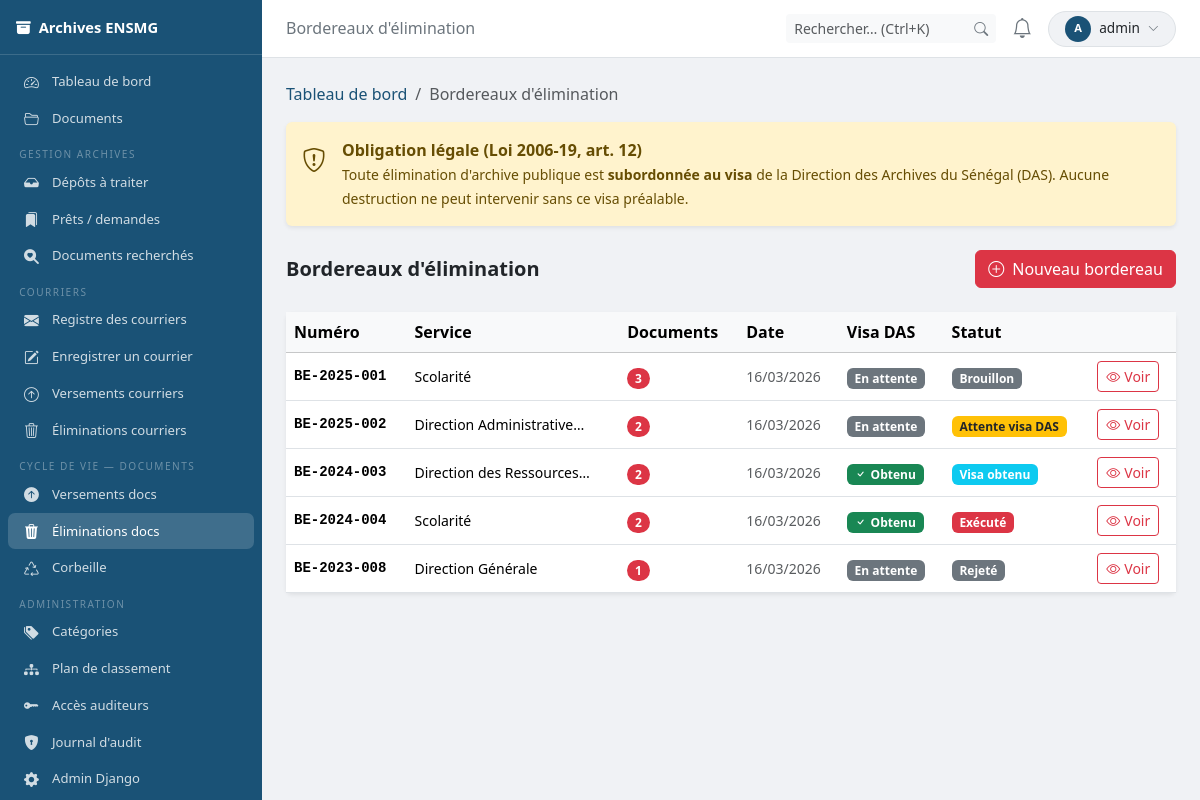
Screenshot of /gestion/eliminations/ (signed in) with the database file from the repository.
### users/models.py (models this page shows, shortened)
class CustomUser(AbstractUser):
    class Role(models.TextChoices):
        ADMIN       = 'ADMIN',      'Administrateur système'
        ARCHIVISTE  = 'ARCHIVISTE', 'Archiviste'
        DIRECTION   = 'DIRECTION',  'Direction'
        PERSONNEL   = 'PERSONNEL',  'Personnel administratif'
        ENSEIGNANT  = 'ENSEIGNANT', 'Enseignant-chercheur'
    role = models.CharField(
        max_length=20,
        choices=Role.choices,
        default=Role.PERSONNEL,
        verbose_name='Rôle',
    )
    departement = models.ForeignKey(
        Departement,
        null=True, blank=True,
        on_delete=models.SET_NULL,
        verbose_name='Département / Service',
        help_text='Service de rattachement de l\'utilisateur.',
    )
    telephone = models.CharField(
        max_length=30,
        blank=True,
        verbose_name='Téléphone',
    )
    class Meta:
        verbose_name        = 'Utilisateur'
        verbose_name_plural = 'Utilisateurs'
        ordering            = ['last_name', 'first_name']

### archives/models.py (models this page shows, shortened)
class BordereauElimination(models.Model):
    class Statut(models.TextChoices):
        BROUILLON     = 'BROUILLON',    'Brouillon'
        EN_VALIDATION = 'EN_VALIDATION','En attente de visa archivistique (DAS)'
        VISA_OBTENU   = 'VISA_OBTENU',  'Visa obtenu — Élimination autorisée'
        EXECUTE       = 'EXECUTE',      'Élimination exécutée'
        REJETE        = 'REJETE',       'Rejeté par la DAS'
    numero             = models.CharField(max_length=30, unique=True, verbose_name='Numéro de bordereau')
    date_creation      = models.DateField(auto_now_add=True, verbose_name='Date de création')
    service_producteur = models.CharField(max_length=200, verbose_name='Service producteur')
    statut             = models.CharField(max_length=20, choices=Statut.choices, default=Statut.BROUILLON, verbose_name='Statut')
    documents          = models.ManyToManyField(Document, related_name='bordereaux_elimination', verbose_name='Documents à éliminer')
    motif              = models.TextField(verbose_name="Motif d'élimination")
    observations       = models.TextField(blank=True, verbose_name='Observations')
    cree_par           = models.ForeignKey(settings.AUTH_USER_MODEL, on_delete=models.SET_NULL, null=True, related_name='bordereaux_elimination_crees', verbose_name='Créé par')
    visa_das           = models.BooleanField(default=False, verbose_name='Visa DAS obtenu', help_text='Visa de la Direction des Archives du Sénégal — obligatoire avant toute élimination')
    date_visa          = models.DateField(null=True, blank=True, verbose_name='Date du visa')
    reference_visa     = models.CharField(max_length=100, blank=True, verbose_name='Référence du visa')
    date_elimination   = models.DateField(null=True, blank=True, verbose_name="Date d'élimination effective")
    class Meta:
        verbose_name        = "Bordereau d'élimination"
        verbose_name_plural = "Bordereaux d'élimination"
        ordering            = ['-date_creation']
    @property
    def nb_documents(self):
        return self.documents.count()

### archives/views.py (the view)
# urls.py: path('gestion/eliminations/', views.admin_bordereaux_elimination, name='admin_bordereaux_elimination'),
@login_required
def admin_bordereaux_elimination(request):
    if not (est_archiviste(request.user) or est_admin(request.user)):
        raise PermissionDenied
    qs = BordereauElimination.objects.select_related('cree_par').order_by('-date_creation')
    docs_a_traiter = Document.objects.filter(
        sort_final='ELIMINATION',
        deleted_at__isnull=True,
    ).exclude(statut__in=['ELIMINE', 'EN_ELIMINATION']).count()
    return render(request, 'archives/admin/bordereaux/elimination_list.html', {
        **_notif_ctx(request),
        'bordereaux':      qs,
        'docs_a_traiter':  docs_a_traiter,
        'breadcrumb': [('Tableau de bord', 'archives:dashboard'), ("Bordereaux d'élimination", None)],
    })

### archives/permissions.py (called while the page is built)
def est_admin(user):
    return user.is_superuser or getattr(user, 'role', None) == CustomUser.Role.ADMIN

def est_archiviste(user):
    return getattr(user, 'role', None) == CustomUser.Role.ARCHIVISTE

def est_direction(user):
    return getattr(user, 'role', None) == CustomUser.Role.DIRECTION

### archives/views.py (called while the page is built)
def _notif_ctx(request):
    user = request.user
    notifs_non_lues = Notification.objects.filter(destinataire=user, lue=False)
    return {
        'nb_notifications': notifs_non_lues.count(),
        'notifs_recentes':  notifs_non_lues.select_related(
            'depot', 'document'
        ).order_by('-date_creation')[:6],
        'nb_messages_non_lus': MessageDestinataire.objects.filter(
            destinataire=user, lu=False, en_corbeille=False
        ).count(),
        'est_gestionnaire': est_archiviste(user) or est_admin(user),
        'est_direction':    est_direction(user),
        'est_admin':        est_admin(user),
        'theme': 'archiviste' if (est_archiviste(user) or est_admin(user)) else 'agent',
    }

### archives/templates/archives/admin/bordereaux/elimination_list.html (shortened to what this page needs)
{% extends "archives/base.html" %}
{% block topbar_title %}Bordereaux d'élimination{% endblock %}
{% block content %}
{% include "archives/_breadcrumb.html" %}
<div class="alert alert-warning border-0 shadow-sm mb-4 d-flex gap-3 align-items-start">
  <i class="bi bi-shield-exclamation fs-4 flex-shrink-0 mt-1"></i>
  <div>
    <strong>Obligation légale (Loi 2006-19, art. 12)</strong><br>
    <small>Toute élimination d'archive publique est <strong>subordonnée au visa</strong> de la Direction des Archives du Sénégal (DAS).
    Aucune destruction ne peut intervenir sans ce visa préalable.</small>
  </div>
</div>
<div class="d-flex justify-content-between align-items-center mb-4">
  <h5 class="mb-0 fw-bold">Bordereaux d'élimination</h5>
  <a href="{% url 'archives:admin_bordereau_elimination_create' %}" class="btn btn-danger">
    <i class="bi bi-plus-circle me-2"></i>Nouveau bordereau
  </a>
</div>
{% if bordereaux %}
<div class="card border-0 shadow-sm">
  <div class="card-body p-0">
    <div class="table-responsive">
      <table class="table table-hover mb-0 align-middle">
        <thead class="table-light">
          <tr>
            <th>Numéro</th><th>Service</th><th>Documents</th>
            <th>Date</th><th>Visa DAS</th><th>Statut</th><th></th>
          </tr>
        </thead>
        <tbody>
        {% for be in bordereaux %}
        <tr>
          <td class="fw-semibold font-monospace small">{{ be.numero }}</td>
          <td class="small">{{ be.service_producteur|truncatechars:25 }}</td>
          <td><span class="badge bg-danger rounded-pill">{{ be.nb_documents }}</span></td>
          <td class="text-muted small">{{ be.date_creation|date:"d/m/Y" }}</td>
          <td>
            {% if be.visa_das %}
              <span class="badge bg-success"><i class="bi bi-check me-1"></i>Obtenu</span>
            {% else %}
              <span class="badge bg-secondary">En attente</span>
            {% endif %}
          </td>
          <td>
            {% if be.statut == 'BROUILLON' %}<span class="badge bg-secondary">Brouillon</span>
            {% elif be.statut == 'EN_VALIDATION' %}<span class="badge bg-warning text-dark">Attente visa DAS</span>
            {% elif be.statut == 'VISA_OBTENU' %}<span class="badge bg-info">Visa obtenu</span>
            {% elif be.statut == 'EXECUTE' %}<span class="badge bg-danger">Exécuté</span>
            {% elif be.statut == 'REJETE' %}<span class="badge bg-secondary">Rejeté</span>
            {% endif %}
          </td>
          <td>
            <a href="{% url 'archives:admin_bordereau_elimination_detail' be.pk %}"
               class="btn btn-sm btn-outline-danger">
              <i class="bi bi-eye me-1"></i>Voir
            </a>
          </td>
        </tr>
        {% endfor %}
        </tbody>
      </table>
    </div>
  </div>
</div>
{% endif %}
{% endblock %}

### archives/templates/archives/base.html (shortened to what this page needs)
<!DOCTYPE html>
<html lang="fr" data-theme="light">
<head>
  <link rel="stylesheet" href="https://cdn.jsdelivr.net/npm/bootstrap@5.3.2/dist/css/bootstrap.min.css">
  <link rel="stylesheet" href="https://cdn.jsdelivr.net/npm/bootstrap-icons@1.11.3/font/bootstrap-icons.min.css">
</head>
<body>
<nav id="sidebar">
  <div class="brand">
    <span><i class="bi bi-archive-fill me-2"></i>Archives ENSMG</span>
  </div>
  <div class="py-2 flex-grow-1 overflow-auto">
    <a href="{% url 'archives:dashboard' %}" class="nav-link{% if request.resolver_match.url_name == 'dashboard' %} active{% endif %}">
      <i class="bi bi-speedometer2"></i>Tableau de bord
    </a>
    <a href="{% url 'archives:document_list' %}" class="nav-link">
      <i class="bi bi-folder2-open"></i>Documents
    </a>
    {% if est_gestionnaire %}
    <div class="nav-section">Gestion archives</div>
    <a href="{% url 'archives:archiviste_depots' %}" class="nav-link{% if 'archiviste_depot' in request.resolver_match.url_name %} active{% endif %}">
      <i class="bi bi-inbox-fill"></i>Dépôts à traiter
    </a>
    <a href="{% url 'archives:archiviste_prets' %}" class="nav-link{% if 'archiviste_pret' in request.resolver_match.url_name %} active{% endif %}">
      <i class="bi bi-bookmarks-fill"></i>Prêts / demandes
    </a>
    <a href="{% url 'archives:archiviste_recherches' %}" class="nav-link{% if 'archiviste_recherche' in request.resolver_match.url_name %} active{% endif %}">
      <i class="bi bi-search-heart-fill"></i>Documents recherchés
    </a>
    <div class="nav-section">Courriers</div>
    <a href="{% url 'archives:courrier_liste' %}" class="nav-link{% if 'courrier' in request.resolver_match.url_name and 'bv' not in request.resolver_match.url_name and 'be' not in request.resolver_match.url_name %} active{% endif %}">
      <i class="bi bi-envelope-fill"></i>Registre des courriers
    </a>
    <a href="{% url 'archives:courrier_enregistrer' %}" class="nav-link{% if request.resolver_match.url_name == 'courrier_enregistrer' %} active{% endif %}">
      <i class="bi bi-pencil-square"></i>Enregistrer un courrier
    </a>
    <a href="{% url 'archives:courrier_bv_liste' %}" class="nav-link{% if 'courrier_bv' in request.resolver_match.url_name %} active{% endif %}">
      <i class="bi bi-arrow-up-circle"></i>Versements courriers
    </a>
    <a href="{% url 'archives:courrier_be_liste' %}" class="nav-link{% if 'courrier_be' in request.resolver_match.url_name %} active{% endif %}">
      <i class="bi bi-trash3"></i>Éliminations courriers
    </a>
    <div class="nav-section">Cycle de vie — Documents</div>
    <a href="{% url 'archives:admin_bordereaux_versement' %}" class="nav-link{% if 'versement' in request.resolver_match.url_name and 'courrier' not in request.resolver_match.url_name %} active{% endif %}">
      <i class="bi bi-arrow-up-circle-fill"></i>Versements docs
    </a>
    <a href="{% url 'archives:admin_bordereaux_elimination' %}" class="nav-link{% if 'elimination' in request.resolver_match.url_name and 'courrier' not in request.resolver_match.url_name %} active{% endif %}">
      <i class="bi bi-trash3-fill"></i>Éliminations docs
    </a>
    <a href="{% url 'archives:corbeille' %}" class="nav-link{% if request.resolver_match.url_name == 'corbeille' %} active{% endif %}">
      <i class="bi bi-recycle"></i>Corbeille
    </a>
    <div class="nav-section">Administration</div>
    <a href="{% url 'archives:admin_categories' %}" class="nav-link{% if 'admin_categorie' in request.resolver_match.url_name %} active{% endif %}">
      <i class="bi bi-tags-fill"></i>Catégories
    </a>
    <a href="{% url 'archives:admin_plans' %}" class="nav-link{% if 'admin_plan' in request.resolver_match.url_name %} active{% endif %}">
      <i class="bi bi-diagram-3-fill"></i>Plan de classement
    </a>
    <a href="{% url 'archives:audit_tokens' %}" class="nav-link{% if 'audit_token' in request.resolver_match.url_name %} active{% endif %}">
      <i class="bi bi-key-fill"></i>Accès auditeurs
    </a>
    <a href="{% url 'archives:admin_journal' %}" class="nav-link{% if request.resolver_match.url_name == 'admin_journal' %} active{% endif %}">
      <i class="bi bi-shield-lock-fill"></i>Journal d'audit
    </a>
    {% if est_admin %}<a href="/admin/" class="nav-link"><i class="bi bi-gear-fill"></i>Admin Django</a>{% endif %}
    {% endif %}
  </div>
</nav>
<div id="main-content">
  <div id="topbar">
    <div class="d-flex align-items-center gap-2">
      <h6 class="mb-0 fw-normal" style="color:var(--muted)">{% block topbar_title %}{% endblock %}</h6>
    </div>
    <div class="d-flex align-items-center gap-2">
      <form method="get" action="{% url 'archives:document_list' %}" class="d-none d-lg-flex">
        <div class="input-group input-group-sm" style="width:210px">
          <input type="search" name="q" class="form-control border-0 bg-light"
                 placeholder="Rechercher… (Ctrl+K)" id="global-search"
                 value="{{ request.GET.q }}" autocomplete="off">
          <button type="submit" class="btn btn-light border-0"><i class="bi bi-search" style="color:var(--muted)"></i></button>
        </div>
      </form>
      <div class="dropdown">
        <button class="bell-btn" data-bs-toggle="dropdown" data-bs-auto-close="outside">
          <i class="bi bi-bell{% if nb_notifications %}-fill{% endif %} fs-5"></i>
        </button>
      </div>
      <div class="dropdown">
        <button class="btn btn-sm d-flex align-items-center gap-2 border rounded-pill px-3 py-1"
                style="background:var(--body-bg);font-size:.85rem" type="button" data-bs-toggle="dropdown">
          <div class="rounded-circle d-flex align-items-center justify-content-center text-white fw-bold flex-shrink-0"
               style="width:26px;height:26px;font-size:.7rem;background:var(--theme-color)">
            {{ request.user.first_name|first|upper|default:request.user.username|first|upper }}
          </div>
          <span class="d-none d-md-inline">{{ request.user.get_full_name|default:request.user.username|truncatechars:18 }}</span>
          <i class="bi bi-chevron-down" style="font-size:.7rem;color:var(--muted)"></i>
        </button>
      </div>
    </div>
  </div>
  <div class="page-body">{% block content %}{% endblock %}</div>
</div>
</body>
</html>

### rows the page displays
CustomUser: user.first_name|first "A", user.get_full_name "admin"
BordereauElimination: numero "BE-2025-001", service_producteur "Scolarité", nb_documents "3", date_creation "16/03/2026", visa_das "En attente", statut "Brouillon"
BordereauElimination: numero "BE-2025-002", service_producteur "Direction Administrative…", nb_documents "2", date_creation "16/03/2026", visa_das "En attente", statut "Attente visa DAS"
BordereauElimination: numero "BE-2024-003", service_producteur "Direction des Ressources…", nb_documents "2", date_creation "16/03/2026", visa_das True (drawn), statut "Visa obtenu"
BordereauElimination: numero "BE-2024-004", service_producteur "Scolarité", nb_documents "2", date_creation "16/03/2026", visa_das True (drawn), statut "Exécuté"
BordereauElimination: numero "BE-2023-008", service_producteur "Direction Générale", nb_documents "1", date_creation "16/03/2026", visa_das "En attente", statut "Rejeté"

### other values shown
{{ label }} "Tableau de bord"
{{ label }} "Bordereaux d'élimination"
